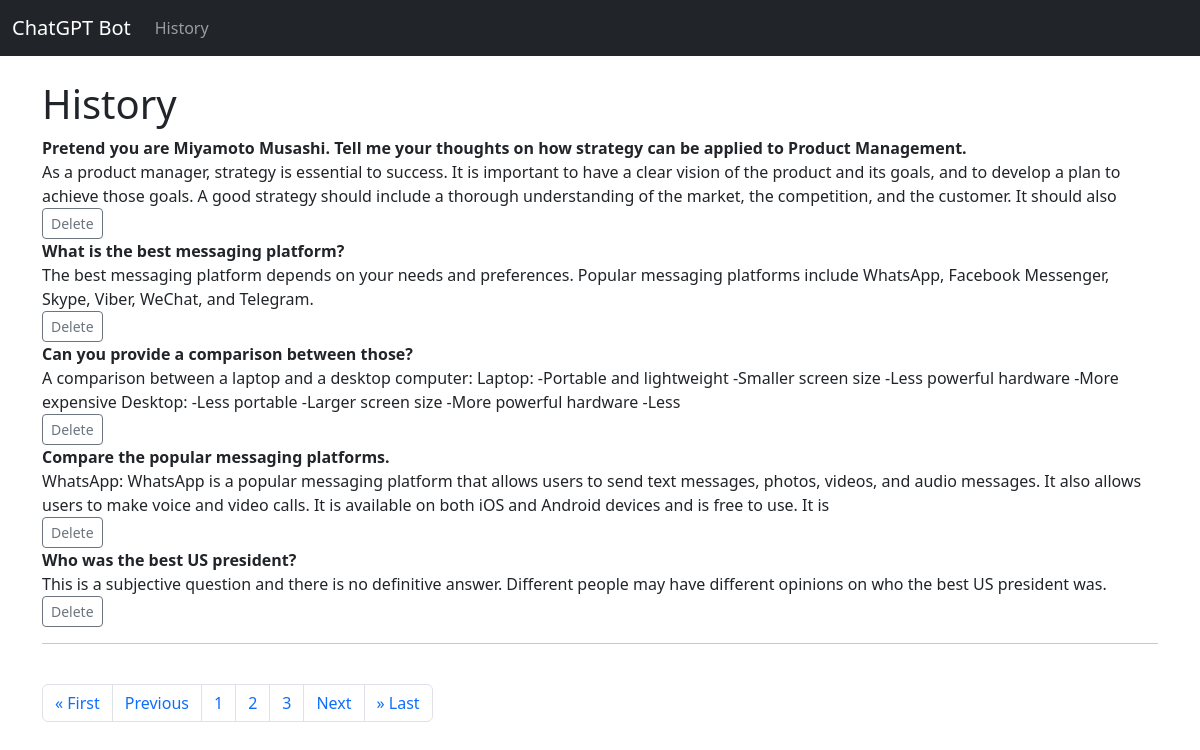
Page /past/?page=2 on the committed database.
### chatbot/models.py (models this page shows, shortened)
class Past(models.Model):
	question = models.CharField(max_length=250)
	answer = models.TextField(max_length=5000)

### chatbot/views.py (the view)
# urls.py: path('past/', views.past, name="past"),
def past(request):
	p = Paginator(Past.objects.all(), 5)
	page = request.GET.get('page')
	pages = p.get_page(page)
	past = Past.objects.all()
	nums = "a" * pages.paginator.num_pages
	return render(request, 'past.html', {"past":past, "pages":pages, "nums":nums})

### chatbot/templates/past.html
{% extends 'base.html' %}
{% block content %}
<h1>History</h1>
{% if past %}
	{% for thing in pages %}
	<strong>{{thing.question }}</strong><br/>
	{{thing.answer}}<br/>
	<a href="{% url 'delete_past' thing.id %}" class="btn btn-outline-secondary btn-sm">Delete</a>
	<br/>
	{% endfor %}
{% endif %}
<hr><br/></hr>
<nav aria-label="Page navigation example">
  <ul class="pagination">
  	<li class="page-item"><a class="page-link" href="?page=1">&laquo; First</a></li>
  	{% if pages.has_previous %}
	    <li class="page-item"><a class="page-link" href="?page={{pages.previous_page_number}}">Previous</a></li>
    {% endif %}
   	 {% for i in nums %}
   	 <li class="page-item"><a class="page-link" href="?page={{forloop.counter}}">{{forloop.counter}}</a></li>
   	 {% endfor %}
    {% if pages.has_next %}
	    <li class="page-item"><a class="page-link" href="?page={{pages.next_page_number}}">Next</a></li>
	    <li class="page-item"><a class="page-link" href="?page={{pages.paginator.num_pages}}">&raquo; Last</a></li>
    {% endif %}
  </ul>
</nav>
<br/><br/>
{% endblock %}

### rows in the picture
Past: question "Pretend you are Miyamoto Musashi. Tell me your thoughts on how strategy can be applied to Product Management.", answer "As a product manager, strategy is essential to success. It is important to have a clear vision of the product and its goals, and to develop a plan to achieve those goals. A good strategy should include a thorough understanding of the market, the competition, and the customer. It should also"
Past: question "What is the best messaging platform?", answer "The best messaging platform depends on your needs and preferences. Popular messaging platforms include WhatsApp, Facebook Messenger, Skype, Viber, WeChat, and Telegram."
Past: question "Can you provide a comparison between those?", answer "A comparison between a laptop and a desktop computer: Laptop: -Portable and lightweight -Smaller screen size -Less powerful hardware -More expensive Desktop: -Less portable -Larger screen size -More powerful hardware -Less"
Past: question "Compare the popular messaging platforms.", answer "WhatsApp: WhatsApp is a popular messaging platform that allows users to send text messages, photos, videos, and audio messages. It also allows users to make voice and video calls. It is available on both iOS and Android devices and is free to use. It is"
Past: question "Who was the best US president?", answer "This is a subjective question and there is no definitive answer. Different people may have different opinions on who the best US president was."
